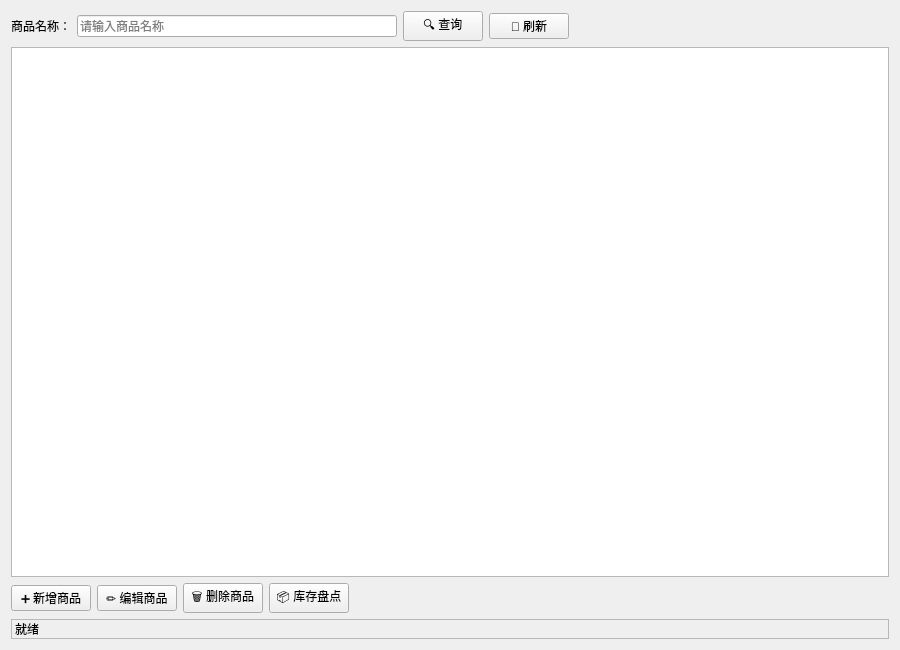
<?xml version="1.0" encoding="UTF-8"?>
<ui version="4.0">
 <class>InventoryWidget</class>
 <widget class="QWidget" name="InventoryWidget">
  <property name="geometry">
   <rect>
    <x>0</x>
    <y>0</y>
    <width>900</width>
    <height>650</height>
   </rect>
  </property>
  <property name="windowTitle">
   <string>库存管理系统</string>
  </property>
  <layout class="QVBoxLayout" name="verticalLayout">
   <item>
    <layout class="QHBoxLayout" name="searchLayout">
     <item>
      <widget class="QLabel" name="label">
       <property name="text">
        <string>商品名称：</string>
       </property>
      </widget>
     </item>
     <item>
      <widget class="QLineEdit" name="searchLineEdit">
       <property name="placeholderText">
        <string>请输入商品名称</string>
       </property>
      </widget>
     </item>
     <item>
      <widget class="QPushButton" name="searchButton">
       <property name="text">
        <string>🔍 查询</string>
       </property>
      </widget>
     </item>
     <item>
      <widget class="QPushButton" name="refreshButton">
       <property name="text">
        <string>🔄 刷新</string>
       </property>
      </widget>
     </item>
     <item>
      <spacer name="horizontalSpacer">
       <property name="orientation">
        <enum>Qt::Horizontal</enum>
       </property>
       <property name="sizeHint" stdset="0">
        <size>
         <width>40</width>
         <height>20</height>
        </size>
       </property>
      </spacer>
     </item>
    </layout>
   </item>
   <item>
    <widget class="QTableWidget" name="inventoryTable">
     <property name="alternatingRowColors">
      <bool>true</bool>
     </property>
     <property name="selectionBehavior">
      <enum>QAbstractItemView::SelectRows</enum>
     </property>
     <property name="editTriggers">
      <set>QAbstractItemView::NoEditTriggers</set>
     </property>
     <attribute name="horizontalHeaderStretchLastSection">
      <bool>true</bool>
     </attribute>
    </widget>
   </item>
   <item>
    <layout class="QHBoxLayout" name="buttonLayout">
     <item>
      <widget class="QPushButton" name="addButton">
       <property name="text">
        <string>➕ 新增商品</string>
       </property>
      </widget>
     </item>
     <item>
      <widget class="QPushButton" name="editButton">
       <property name="text">
        <string>✏️ 编辑商品</string>
       </property>
      </widget>
     </item>
     <item>
      <widget class="QPushButton" name="deleteButton">
       <property name="text">
        <string>🗑️ 删除商品</string>
       </property>
      </widget>
     </item>
     <item>
      <widget class="QPushButton" name="adjustButton">
       <property name="text">
        <string>📦 库存盘点</string>
       </property>
      </widget>
     </item>
     <item>
      <spacer name="horizontalSpacer_2">
       <property name="orientation">
        <enum>Qt::Horizontal</enum>
       </property>
       <property name="sizeHint" stdset="0">
        <size>
         <width>40</width>
         <height>20</height>
        </size>
       </property>
      </spacer>
     </item>
    </layout>
   </item>
   <item>
    <widget class="QLabel" name="statusLabel">
     <property name="text">
      <string>就绪</string>
     </property>
     <property name="frameShape">
      <enum>QFrame::StyledPanel</enum>
     </property>
    </widget>
   </item>
  </layout>
 </widget>
 <resources/>
 <connections/>
</ui>
